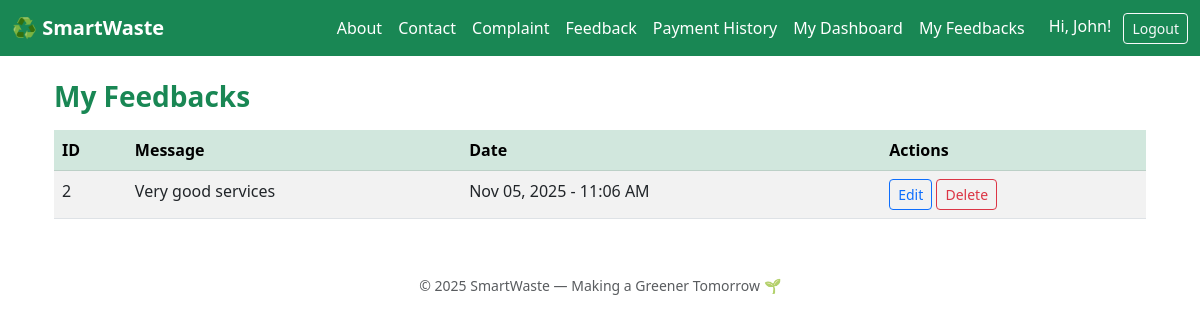
/my-feedbacks/ (signed in), run on the app's committed database.
### app/models.py (models this page shows, shortened)
class User(AbstractUser):
    ROLE_CHOICES = (
        ('citizen', 'Citizen'),
        ('collector', 'Collector'),
        ('admin', 'Admin'),
    )
    role = models.CharField(max_length=20, choices=ROLE_CHOICES, default='citizen')
    address = models.TextField(blank=True, null=True)
    eco_points = models.IntegerField(default=0)

class Feedback(models.Model):
    user = models.ForeignKey(User, on_delete=models.CASCADE)
    message = models.TextField()
    rating = models.IntegerField(default=5)
    created_at = models.DateTimeField(auto_now_add=True)

### app/views.py (the view)
# urls.py: path('my-feedbacks/', views.my_feedbacks, name='my_feedbacks'),
@login_required
def my_feedbacks(request):
    if request.user.role != 'citizen':
        messages.error(request, "Access denied.")
        return redirect('home')
    feedbacks = Feedback.objects.filter(user=request.user).order_by('-created_at')
    return render(request, 'citizen/my_feedbacks.html', {'feedbacks': feedbacks})

### templates/citizen/my_feedbacks.html (shortened to what this page needs)
{% extends 'base.html' %}
{% load static %}
{% block content %}
<div class="container mt-4">
    <h3 class="fw-bold text-success mb-3"> My Feedbacks</h3>
    {% if feedbacks %}
    <div class="table-responsive">
        <table class="table table-striped table-hover">
            <thead class="table-success">
                <tr>
                    <th>ID</th>
                    <th>Message</th>
                    <th>Date</th>
                    <th>Actions</th>
                </tr>
            </thead>
            <tbody>
                {% for fb in feedbacks %}
                <tr>
                    <td>{{ fb.id }}</td>
                    <td>{{ fb.message }}</td>
                    <td>{{ fb.created_at|date:"M d, Y - h:i A" }}</td>
                    <td>
    <a href="{% url 'edit_feedback' fb.id %}" class="btn btn-sm btn-outline-primary">
         Edit
    </a>
    <a href="{% url 'delete_feedback' fb.id %}" class="btn btn-sm btn-outline-danger"
       onclick="return confirm('Are you sure you want to delete this feedback?');">
         Delete
    </a>
</td>
                </tr>
                {% endfor %}
            </tbody>
        </table>
    </div>
    {% else %}
    <p class="text-muted">You haven’t submitted any feedback yet.</p>
    {% endif %}
</div>
{% endblock %}

### templates/base.html (shortened to what this page needs)
{% load static %}
<!DOCTYPE html>
<html lang="en">
  <head>
    <link
      rel="stylesheet"
      href="https://cdn.jsdelivr.net/npm/bootstrap@5.3.0/dist/css/bootstrap.min.css"
    />
  </head>
  <body>
    <nav class="navbar navbar-expand-lg navbar-dark bg-success">
      <div class="container-fluid">
        <a class="navbar-brand fw-bold" href="{% url 'home' %}">♻️ SmartWaste</a>
        <div class="collapse navbar-collapse" id="navbarNav">
          <ul class="navbar-nav ms-auto align-items-center">
            <li class="nav-item">
    <a class="nav-link text-white" href="{% url 'about' %}">About</a>
</li>
<li class="nav-item">
  <a class="nav-link text-white" href="{% url 'contact' %}">Contact</a>
</li>
            {% if user.is_authenticated %} {% if user.role == 'citizen' %}
            <li class="nav-item">
              <a class="nav-link text-white" href="{% url 'citizen_complaint' %}">
                 Complaint
              </a>
            </li>
            {% elif user.role == 'admin' %}
            <li class="nav-item">
              <a class="nav-link text-white" href="{% url 'admin_complaints' %}">
                <i class="bi bi-list-check text-white"></i> Manage Complaints
              </a>
            </li>
            {% endif %} {% endif %}
            <li class="nav-item">
              <a class="nav-link text-white" href="{% url 'feedback' %}"
                >Feedback</a
              >
            </li>
            {% if user.is_authenticated and user.role == 'citizen' %}
  <li class="nav-item ">
    <a class="nav-link text-white" href="{% url 'payment_history' %}">Payment History</a>
  </li>
{% endif %}
            {% if user.is_authenticated %} {% if user.role == 'citizen' %}
            <li class="nav-item">
              <a
                class="nav-link text-white"
                href="{% url 'citizen_dashboard' %}"
                >My Dashboard</a
              >
            </li>
            <li class="nav-item">
              <a class="nav-link text-white" href="{% url 'my_feedbacks' %}"
                >My Feedbacks</a
              >
            </li>
            {% elif user.role == 'admin' %}
            <li class="nav-item">
              <a class="nav-link text-white" href="{% url 'admin_dashboard' %}"
                >Admin Dashboard</a
              >
            </li>
            {% endif %}
            <li class="nav-item ms-3">
              <span class="text-white me-2">Hi, {{ user.username }}!</span>
              <a class="btn btn-outline-light btn-sm" href="{% url 'logout' %}"
                >Logout</a
              >
            </li>
            {% endif %}
          </ul>
        </div>
      </div>
    </nav>
    <div class="container mt-4">{% block content %}{% endblock %}</div>
    <footer class="text-center py-3 text-muted small mt-4">
  <p>© 2025 SmartWaste — Making a Greener Tomorrow 🌱</p>
</footer>
  </body>
</html>

### data on the page
User: username "John"
Feedback: id "2", message "Very good services", created_at "Nov 05, 2025 - 11:06 AM"
